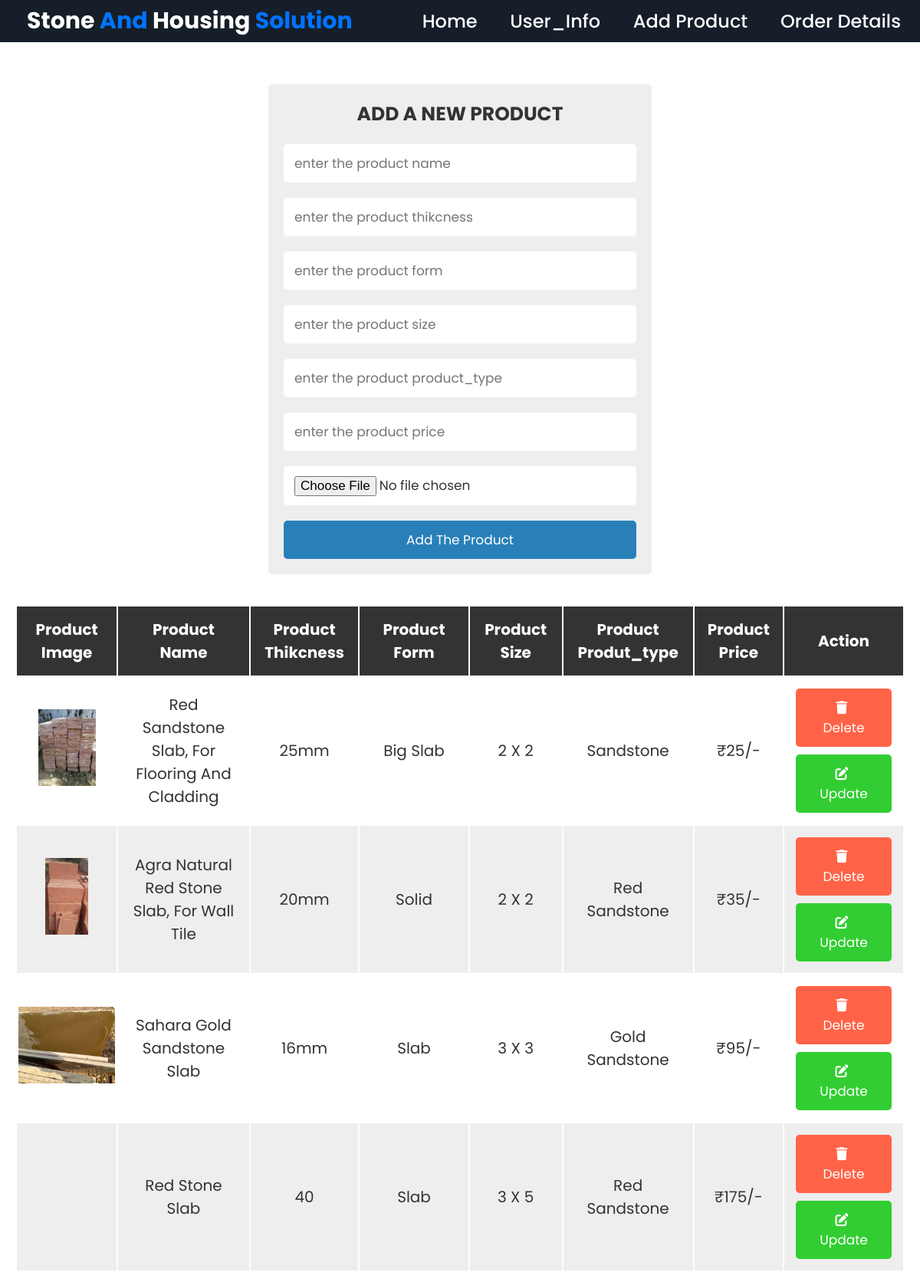
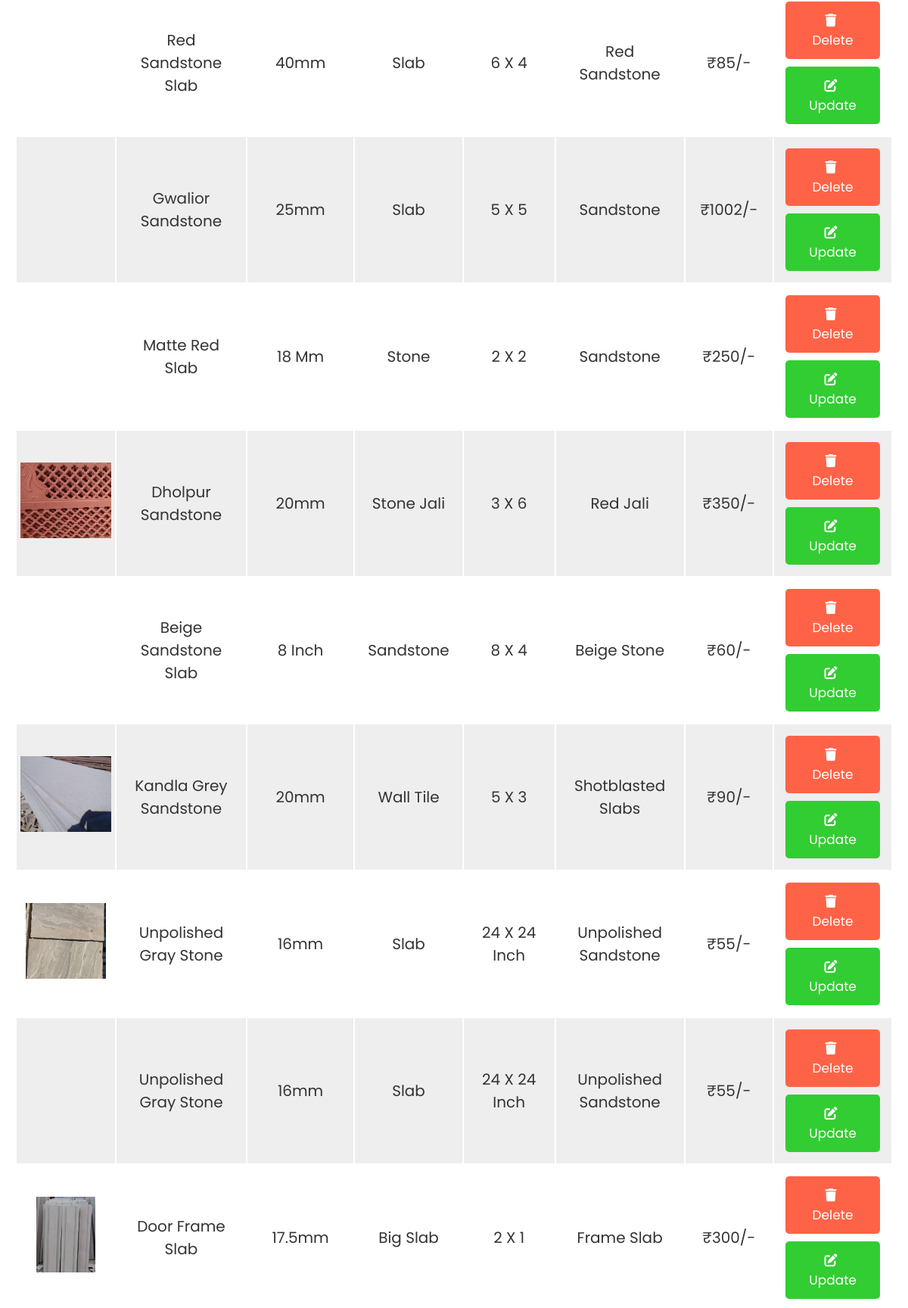
/admin/addproduct.php (upper part), run on the app's committed database (2 pictures, top to bottom).
### tables this page shows
CREATE TABLE `products` (
  `id` int(100) NOT NULL,
  `name` varchar(255) NOT NULL,
  `price` varchar(255) NOT NULL,
  `image` varchar(255) NOT NULL,
  `thickness` varchar(50) NOT NULL,
  `Form` varchar(50) NOT NULL,
  `size` varchar(50) NOT NULL,
  `product_type` varchar(50) NOT NULL
);

### admin/addproduct.php (the view, shortened to what this page needs)
<!DOCTYPE html>
<html lang="en">
<head>
   <link rel="stylesheet" href="https://cdnjs.cloudflare.com/ajax/libs/font-awesome/6.0.0/css/all.min.css">
   <link rel="stylesheet" href="css\style.css">
</head>
<body>
<?php
 include 'admin_header.php';
?>
<div class="container">
<section>
<form action="" method="post" class="add-product-form" enctype="multipart/form-data">
   <h3>add a new product</h3>
   <input type="text" name="p_name" placeholder="enter the product name" class="box" required>
   <input type="text" name="p_thikcness" placeholder="enter the product thikcness" class="box" require>
   <input type="text" name="p_form" placeholder="enter the product form" class="box" require>
   <input type="text" name="p_size" placeholder="enter the product size" class="box" require>
   <input type="text" name="product_type" placeholder="enter the product product_type" class="box" require>
   <input type="number" name="p_price" min="0" placeholder="enter the product price" class="box" required>
   <input type="file" name="p_image" accept="image/png, image/jpg, image/jpeg" class="box" required>
   <input type="submit" value="add the product" name="add_product" class="btn">
</form>
</section>
<section class="display-product-table">
   <table>
      <thead>
         <th>product image</th>
         <th>product name</th>
         <th>product Thikcness</th>
         <th>product form</th>
         <th>product size</th>
         <th>product produt_type</th>
         <th>product price</th>
         <th>action</th>
      </thead>
      <tbody>
         <?php
            $select_products = mysqli_query($conn, "SELECT * FROM `products`");
            if(mysqli_num_rows($select_products) > 0){
               while($row = mysqli_fetch_assoc($select_products)){
         ?>
         <tr>
            <td><img src="uploaded_img/<?php echo $row['image']; ?>" height="100" alt=""></td>
            <td><?php echo $row['name']; ?></td>
            <td><?php echo $row['thickness']; ?></td>
            <td><?php echo $row['Form']; ?></td>
            <td><?php echo $row['size']; ?></td>
            <td><?php echo $row['product_type']; ?></td>
            <td>₹<?php echo $row['price']; ?>/-</td>
            <td>
               <a href="addproduct.php?delete=<?php echo $row['id']; ?>" class="delete-btn" onclick="return confirm('are your sure you want to delete this?');"> <i class="fas fa-trash"></i> delete </a>
               <a href="addproduct.php?edit=<?php echo $row['id']; ?>" class="option-btn"> <i class="fas fa-edit"></i> update </a>
            </td>
         </tr>
         <?php
            };
            }else{
               echo "<div class='empty'>no product added</div>";
            };
         ?>
      </tbody>
   </table>
</section>
</div>
</body>
</html>

### admin/css/style.css (style rules this page uses)
:root { --blue:#2980b9; --red:tomato; --orange:#32CD32 ; --black:#333; --white:#fff; --bg-color:#eee; --dark-bg:rgba(0,0,0,.7); --box-shadow:0 .5rem 1rem rgba(0,0,0,.1); --border:.1rem solid #999; }
* { font-family: 'Poppins', sans-serif; margin:0; padding:0; box-sizing: border-box; outline: none; border:none; text-decoration: none; text-transform: capitalize; }
html { font-size: 62.5%; overflow-x: hidden; }
.container { max-width: 1200px; margin:0 auto; }
section { padding:2rem; }
.btn, .option-btn, .delete-btn { display: block; width: 100%; text-align: center; background-color: var(--blue); color:var(--white); font-size: 1.7rem; padding:1.2rem 3rem; border-radius: .5rem; cursor: pointer; margin-top: 1rem; }
.option-btn i, .delete-btn i { padding-right: .5rem; }
.option-btn { background-color: var(--orange); }
.delete-btn { margin-top: 0; background-color: var(--red); }
.add-product-form { max-width: 50rem; background-color: var(--bg-color); border-radius: .5rem; padding:2rem; margin:0 auto; margin-top: 90px; }
.add-product-form h3 { font-size: 2.5rem; margin-bottom: 1rem; color:var(--black); text-transform: uppercase; text-align: center; }
.add-product-form .box { text-transform: none; padding:1.2rem 1.4rem; font-size: 1.7rem; color:var(--black); border-radius: .5rem; background-color: var(--white); margin:1rem 0; width: 100%; }
.display-product-table table { width: 100%; text-align: center; }
.display-product-table table thead th { padding:1.5rem; font-size: 2rem; background-color: var(--black); color:var(--white); }
.display-product-table table td { padding:1.5rem; font-size: 2rem; color:var(--black); }
.display-product-table table td:first-child { padding:0; }
.display-product-table table tr:nth-child(even) { background-color: var(--bg-color); }

### data on the page
products: image (picture), name "Red Sandstone Slab, For Flooring And Cladding", thickness "25mm", Form "Big Slab", size "2 X 2", product_type "Sandstone", price "25"
products: image (picture), name "Agra Natural Red Stone Slab, For Wall Tile", thickness "20mm", Form "Solid", size "2 X 2", product_type "Red Sandstone", price "35"
products: image (picture), name "Sahara Gold Sandstone Slab", thickness "16mm", Form "Slab", size "3 X 3", product_type "Gold Sandstone", price "95"
products: name "Red Stone Slab", thickness "40", Form "Slab", size "3 X 5", product_type "Red Sandstone", price "175"
products: name "Red Sandstone Slab", thickness "40mm", Form "Slab", size "6 X 4", product_type "Red Sandstone", price "85"
products: name "Gwalior Sandstone", thickness "25mm", Form "Slab", size "5 X 5", product_type "Sandstone", price "1002"
products: name "Matte Red Slab", thickness "18 Mm", Form "Stone", size "2 X 2", product_type "Sandstone", price "250"
products: image (picture), name "Dholpur Sandstone", thickness "20mm", Form "Stone Jali", size "3 X 6", product_type "Red Jali", price "350"
products: name "Beige Sandstone Slab", thickness "8 Inch", Form "Sandstone", size "8 X 4", product_type "Beige Stone", price "60"
products: image (picture), name "Kandla Grey Sandstone", thickness "20mm", Form "Wall Tile", size "5 X 3", product_type "Shotblasted Slabs", price "90"
products: image (picture), name "Unpolished Gray Stone", thickness "16mm", Form "Slab", size "24 X 24 Inch", product_type "Unpolished Sandstone", price "55"
products: name "Unpolished Gray Stone", thickness "16mm", Form "Slab", size "24 X 24 Inch", product_type "Unpolished Sandstone", price "55"
products: image (picture), name "Door Frame Slab", thickness "17.5mm", Form "Big Slab", size "2 X 1", product_type "Frame Slab", price "300"
